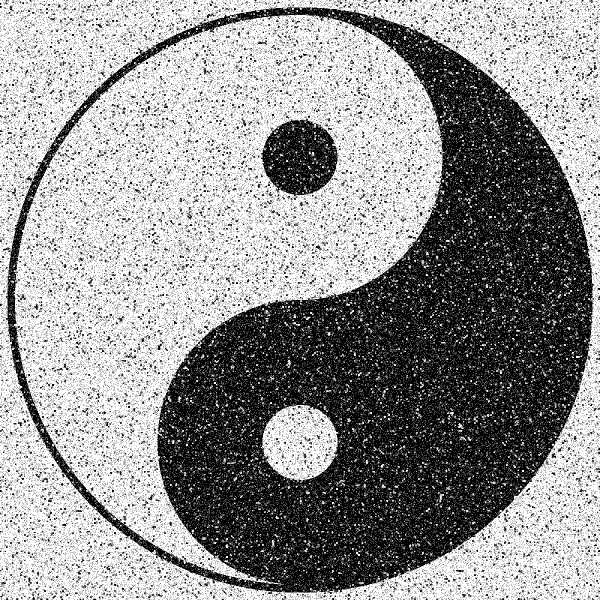
#> input picture TIM/TP/TP5/noisy_yin_yang.png, 1200 x 1200 px, found by its file name (shown at 1/2 size); the run also reads 2 pictures not shown here
$ jupyter execute --allow-errors TD3_correction.ipynb   (older library calls are emulated)
#> lines starting #> are read from the running program, lines starting #| are printed output that depends on the picture; after the words box and inside, x2 and y2 are one past the last pixel; in counts of white or black regions, pixels touching at a corner belong together
# TD3 : Filtrage et Morphologie Mathématique

Pour cette séance, on découvre des algorithmes de prétraitement et post traitement. Aujourd'hui, nous allons donc développer plusieurs algorithmes classiques de filtrage et de morphologie mathématique.

Tout d'abord, importez les librairies qui seront nécessaires pour ce TD : Numpy, OpenCV (cv2), Matplotlib, et autres si vous le souhaitez.

[cell 1]
# Import des libraries
from matplotlib import pyplot as plt
import numpy as np
import cv2
import itertools
from scipy.ndimage.interpolation import shift
import pandas as pd

Puis, chargez l'image bruitée en niveaux de gris que vous souhaitez pour ce TP, et affichez la.

/!\ : Il nous faut une image en noir et blanc, donc avec uniquement un seul channel (matrice 2D). Pour cela, utilisez cv2.imread, avec en premier argument le chemin d'accès de votre image, et en second argument 0 (pour signifier que vous la souhaitez en niveaux de gris)

[cell 2]
# A compléter
# Chargement de l'image bruitée de votre choix
image_s_p = cv2.imread('images/astronaut_s&p.jpg',0)
image_gauss = cv2.imread('images/cameraman_gauss.jpg',0)

# Affichage de l'image bruitée
plt.figure()
#> (the rest of this cell did not finish here and is left out)

---
# Partie 1: Filtres de prétraitement

## Ex. 1 : Filtre moyenneur

Nous allons donc développer plusieurs algorithmes de filtrage vus en cours, afin de les corriger :D

Commençons d'abord par le filtre moyenneur

**1.**

Implémentez une fonction de filtrage moyenneur de taille *nxn* avec *n* impair. Pour cela, sur chaque pixel de votre image d'entrée vous allez sélectionner une fenêtre de taille *nxn* centrée et calculer la moyenne de cette fenêtre pour obtenir la valeur du pixel pour l'image corrigée.

[cell 3]
# A compléter
# Développement de la fonction de filtrage moyenneur
def mean_filter(img,n):
    h,w = img.shape
    new_img = np.empty((h,w),dtype=np.uint8)
    for i in range(h):
        for j in range(w):
            fenetre = img[max(i-n//2,0):min(1+i+n//2,h),max(0,j-n//2):min(1+j+n//2,w)]
            new_img[i,j] = np.mean(fenetre)
    return new_img

def mean_filter_fast(img,n):
    return np.floor(sum([shift(img.astype(np.float32),(i-n//2,j-n//2),cval=np.NaN) for i,j in itertools.product(range(n),range(n))])/(n*n)).astype(np.uint8)

Affichez le résultat de l'application du filtre moyenneur sur l'image bruitée.

[cell 4]
# A compléter
# Filtrage moyenneur sur l'image bruitée
n=3
#> (the rest of this cell did not finish here and is left out)

Que contastez vous sur l'image corrigée ?

**_Réponse :_**

Que se passe-t-il si on augmente la taille du filtre moyenneur ?

**_Réponse :_**

---
**2.**

Testez votre algorithme sur d'autres images bruitées (avec un bruit différent), et des tailles de fenêtre différentes.

[cell 5]
# A compléter
# Filtrage moyenneur sur l'image bruitée
n=7
#> (the rest of this cell did not finish here and is left out)

mean_image_gauss_2 = mean_filter_fast(image_gauss,n)

# Affichage de l'image corrigée
plt.figure()
plt.imshow(mean_image_gauss,'gray')
plt.figure()
plt.imshow(mean_image_gauss_2,'gray')

Le filtre est-il plus efficace sur certains types de bruit ?

**_Réponse :_**

---
## Ex. 2 : Filtre médian

Implémentez maintenant une fonction de filtrage médian de taille *_nxn_* avec *n* impair.

*Note :* Si votre filtre moyenneur est bien implémenté, normalement, il y a juste une seule fonction à changer...

[cell 6]
# A compléter
# Développement de la fonction de filtrage médian
def median_filter(img,n):
    h,w = img.shape
    new_img = np.empty((h,w),dtype=np.uint8)
    for i in range(h):
        for j in range(w):
            fenetre = img[max(i-n//2,0):min(1+i+n//2,h),max(0,j-n//2):min(1+j+n//2,w)]
            new_img[i,j] = np.median(fenetre)
    return new_img

def median_filter_faster(img,n):
    return np.floor(np.nanmedian(np.stack([shift(img,(i-n//2,j-n//2),cval=np.NaN) for i,j in itertools.product(range(n),range(n))],axis=-1),axis=(-1))).astype(np.uint8)

Vous connaissez déjà la chanson : Affichez le résultat de l'application du filtre médian sur différentes images bruitées, avec plusieurs tailles de fenêtre.

[cell 7]
# A compléter
# Filtrage médian sur l'image bruitée
n=3
#> (the rest of this cell did not finish here and is left out)

Comparé au filtre moyenneur, quels sont les avantages et inconvénients du filtre médian ?

**_Réponse :_**

Dans quel cas l'utilisation du filtre médian est plus efficace que le filtre moyenneur ?

**_Réponse :_**

---
## Ex. 3 : Filtre par convolution

La méthode de filtrage la plus utilisée car plus globale est le filtrage par convolution. A partir d'une seule fonction, on peut effectuer plein de types de filtrage différents. Pour cela, il faut définir un masque de convolution *_h_* (une matrice). Pour une image *_A_*, avec le masque *_h_*, le résultat sortant est :
\begin{equation*}
    C[i,j] = \sum_{k \in W} \sum_{l \in W} h[k,l]A[i-k,j-l]
\end{equation*}
Un pixel *_A[i,j]_* est remplacé par une somme pondérée de lui-même et des pixels de son voisinage *_W_*.

**1.**

Développez la fonction de convolution avec en paramètres votre image ainsi qu'un masque h.

[cell 8]
# A compléter
# Implémentation de la fonction de convolution
def convolution(img,h):
    h_rows,h_cols=h.shape
    rows,cols = img.shape
    large_img = np.zeros((rows+h_rows-1,cols+h_cols-1),dtype=np.uint8)
    large_img[h_rows//2:h_rows//2+rows,h_cols//2:h_cols//2+cols]=img
    out_img = np.zeros((rows,cols),dtype=np.uint8)
    for i in range(rows):
        for j in range(cols):
            out_img[i,j]=np.sum(large_img[i:i+h_rows,j:j+h_cols]*h)
    return out_img

# [6 lines left out: function convolution_faster, not called in this run]

---
**2.**

On va tester la fonction précédemment codée, mais il vous faut pour cela un masque. On va commencer par effectuer un filtre moyenneur par convolution (oui, comme le premier filtre codé).

Quel masque de convolution de taille 3x3 correspondrait à un filtre moyenneur ?

**_Réponse :_**

Créez ce masque de convolution pour un filtrage moyenneur

[cell 9]
# A compléter
# Création du masque de convolution pour un filtrage gaussien
n=3
mean_h = np.ones((n,n))/(n*n)

Appliquez votre filtre de convolution avec votre masque créé sur une de vos images bruitées, et comparez le résultat avec le filtre moyenneur développé précédemment dans l'exercice 1.

[cell 10]
# A compléter
# Filtrage moyenneur par convolution sur l'image bruitée
n=3
#> (the rest of this cell did not finish here and is left out)

Obtenez-vous exactement les mêmes résultats qu'avec le filtre moyen de l'exercice 1 ?

**_Réponse :_**

Quel est l'avantage du filtrage par convolution moyenneur par rapport au filtre moyenneur de l'exercice 1 ?

**_Réponse :_**

Peut-on faire un filtre médian par convolution ? Si oui, quel serait le masque de convolution à utiliser ?

**_Réponse :_**

---
**3.**

Passons au filtre gaussien ! Plus aucune fonction à coder, on a juste à définir le masque de convolution, qui prendra la forme suivante :

\begin{equation*}
    h(x,y) = \frac{1}{2 \pi \sigma^{2}} exp(-\frac{(x^{2}+y^{2})}{2 \sigma^{2}})
\end{equation*}

La formule est jolie, mais pour faire plus simple, nous allons définir les masques à la main, qui sont un arrondi de la formule. Par exemple, le masque suivant que vous allez créer est une approximation avec $\sigma = 0.8$ pour un masque de taille $3x3$.
\begin{equation*}
    h = \frac{1}{16}
        \begin{vmatrix}
        1 & 2 & 1 \\
        2 & 4 & 2 \\
        1 & 2 & 1
        \end{vmatrix}
\end{equation*}

Créez le masque gaussien décrit ci-dessus

[cell 11]
# A compléter
# Création du masque de convolution pour un filtrage gaussien
gauss_h = np.array([[1,2,1],[2,4,2],[1,2,1]],dtype=np.float64)/16

Affichez le résultat de l'application de la convolution avec le kernel gaussien sur l'image bruitée.

#> (a cell that did not finish here is left out)

Une petite analyse des résultats ? Que constatez-vous sur les images corrigées par rapport aux autres filtres ?

**_Réponse :_**

---
**4.**

On finit avec un dernier filtre, toujours par convolution : le filtre exponentiel. Même principe que tout à l'heure : une convolution avec un masque de ce type :
\begin{equation*}
    h(x,y) = \frac{\gamma^{2}}{4}exp(-\gamma(|x|+|y|))
\end{equation*}

Pour ce dernier filtre, créez le masque suivant :
\begin{equation*}
    h = \frac{1}{80}
        \begin{vmatrix}
        1 & 1 & 3 & 1 & 1 \\
        1 & 3 & 7 & 3 & 1 \\
        3 & 7 & 16 & 7 & 3 \\
        1 & 3 & 7 & 3 & 1 \\
        1 & 1 & 3 & 1 & 1 \\
        \end{vmatrix}
\end{equation*}

[cell 13]
# A compléter
# Création du masque de convolution pour le filtrage exponentiel
expo_h = np.array([[1,1,3,1,1],
                  [1,3,7,3,1],
                  [3,7,16,7,3],
                  [1,3,7,3,1],
                  [1,1,3,1,1]],dtype=np.float64)/80

Affichez le résultat de l'application de la convolution avec le kernel exponentiel sur l'image bruitée.

#> (a cell that did not finish here is left out)

---
# Partie 2 : Morphologie Mathématique

Maintenant, place à la morphologie mathématique. C'est avant tout un ensemble de methodes pour le traitement de la forme des objets dans une image. L'objectif principal de cette famille d'algorithme est de supprimer le bruit introduit par des opérations de segmentation. On utilise donc souvent un algorithme MM en traitement ou en post-traitement.

Pour cette partie, chargez l'image noisy_yin_yang.png en niveaux de gris.

[cell 15]
# A compléter
# Chargement de l'image et affichage
yinyang = cv2.imread('images/noisy_yin_yang.png',0)
#> yinyang is the input picture: shape (1200, 1200); min 0, max 255, mean 147.1
plt.imshow(yinyang,'gray')

Votre image est assez grande (1200x1200). Pour avoir des temps de calcul corrects, je vous conseille de la redimensionner avec le petit code ci-dessous :

[cell 16]
# Complétez les ... avec votre image (je ne connais pas d'avance le nom de votre variable)

yinyang = cv2.resize(yinyang,(400,400))
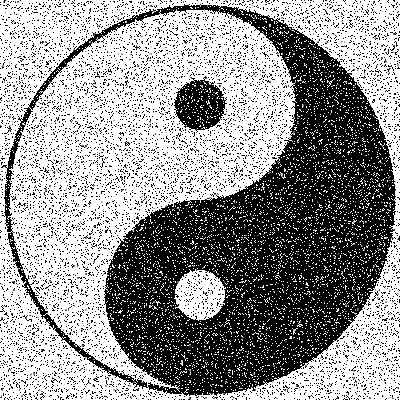
#> yinyang: shape (400, 400); min 0, max 255, mean 146.9

Dans le cadre de la morphologie mathématique, il nous faut obligatoirement ce qu'on appelle un élément structurant ou kernel. C'est un tableau/masque binaire qui sera appliqué sur notre image à traiter en fonction de l'algorithme utilisé. Plusieurs tailles et formes de kernel existent ici. Au lieu de les fabriquer nous même, on va utiliser une superbe fonction d'OpenCV : getStructuringElement.

Avec cette fonction, construisez et affichez :
- Un kernel rectangulaire 5X5
- Un kernel elliptique 7X7
- Un kernel en croix 3x3
- Un kernel rectangulaire 3X11

[cell 17]
# A compléter
# Construction et affichage des kernels

plt.figure()

# Création d'un kernel rectangulaire 5X5
kernel_rect_3_3 = cv2.getStructuringElement(cv2.MORPH_RECT,(3,3))

# Création d'un kernel elliptique 7X7
kernel_ellipse_7_7 = cv2.getStructuringElement(cv2.MORPH_ELLIPSE,(7,7))

# Création d'un kernel en croix 3X3
kernel_cross_5_5 = cv2.getStructuringElement(cv2.MORPH_CROSS,(5,5))

# Création d'un kernel rectangulaire 11X3
kernel_rect_11_3 = cv2.getStructuringElement(cv2.MORPH_RECT,(11,3))

plt.subplots(2,2,figsize=(10,10))
plt.subplot(221)
plt.imshow(kernel_rect_3_3,'gray',vmin=0,vmax=1)
plt.title('Kernel Rectangulaire 3X3')
plt.subplot(222)
plt.imshow(kernel_ellipse_7_7,'gray',vmin=0,vmax=1)
plt.title('Kernel Elliptique 7X7')
plt.subplot(223)
plt.imshow(kernel_cross_5_5,'gray',vmin=0,vmax=1)
plt.title('Kernel En Croix 5X5')
plt.subplot(224)
plt.imshow(kernel_rect_11_3,'gray',vmin=0,vmax=1)
plt.title('Kernel Rectangulaire 11X3')
plt.show()
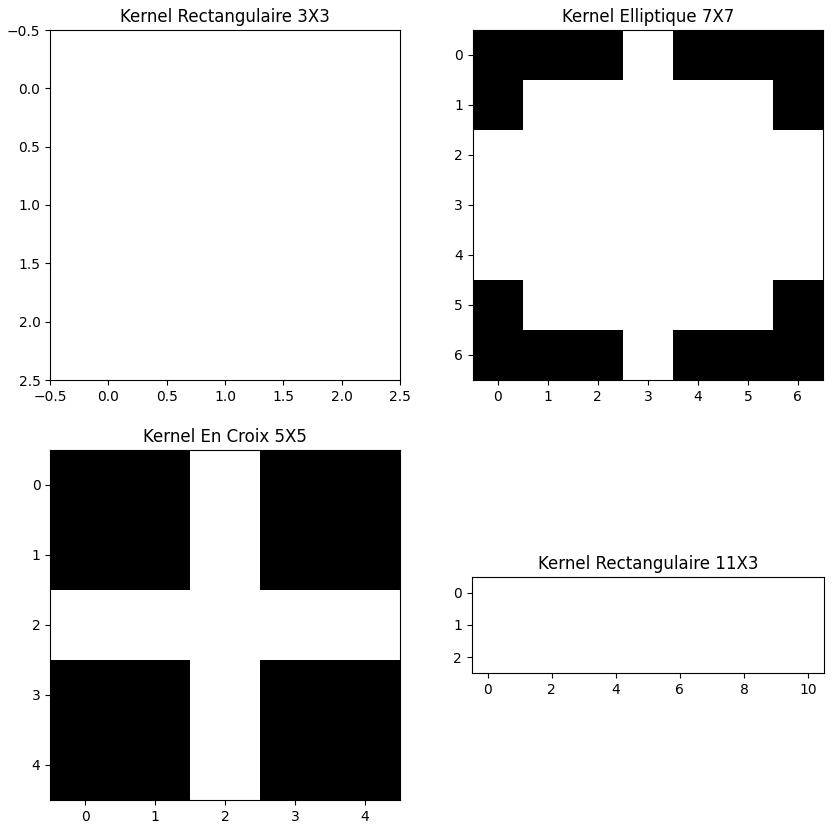
#> figure drawn by matplotlib, 4 panels

## Ex. 1 : Développement des algorithmes de Morphologie Mathématique

**1.**

Commençons d'abord avec l'érosion. Dans le cadre des images binaires (notre cas ;) ), l'érosion d'une image I par un kernel K consiste en l'opération suivante :

$ {\epsilon}_K(I) = \{ x|K_{x} \subset I \}$

C'est-à-dire, l'ensemble des points x tels que K soit totalement inclus dans I avec K centré en x.

Dans ce principe, développez la fonction d'érosion d'une image I par un kernel K.

*Note :* Comme pour le filtre par convolution, les algos de morphologie mathématiques utilisent le principe de fenêtre glissante. Je vous conseille donc de ne pas coder à zéro, mais de recopier votre fonction de convolution et de la modifier.

[cell 18]
# A compléter
# Développement de la fonction d'érosion
def erosion(I,K):
    height,width = I.shape
    k_height,k_width = K.shape
    output = np.zeros((height,width),dtype=np.uint8)
    I_extended = np.zeros((height+k_height-1,width+k_width-1),dtype=np.uint8)
    I_extended[k_height//2:k_height//2+height,k_width//2:width+k_width//2]=I
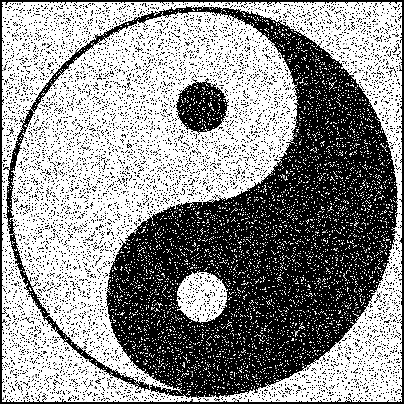
#> I_extended: shape (404, 404); min 0, max 255, mean 144
    for i in range(height):
        for j in range(width):
            imagette = I_extended[i:k_height+i,j:k_width+j].astype(np.bool)
            output[i,j] = np.all(imagette[K.astype(np.bool)])
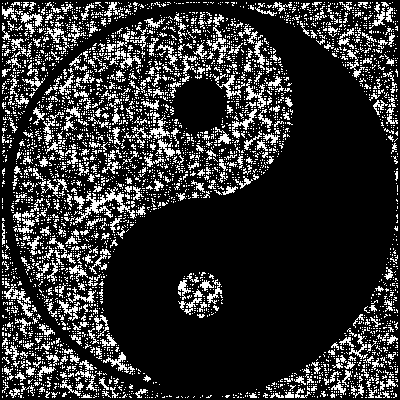
#> output: shape (400, 400); values 0 (black) and 1 (white), 18.9% white in thin lines or dots
    return output

def erosion_faster(I,K):
    # On concatène plusieurs fois la même image mais avec un décalage.
    # Si on a un filtre 5X5, on aura donc 25 images concatenées, avec un décalage en x allant de -2 à 2 et un décalage en y allant de -2 à 2.
    # Donc sur l'axe de concaténation, on obtient pour chaque position (x,y) un vecteur de taille 25 avec les valeurs correspondants à la fenêtre englobante.
    b=np.stack([shift(I.astype(np.uint8),(i-K.shape[0]//2,j-K.shape[1]//2),cval=np.NaN).astype(np.bool) for i,j in itertools.product(range(K.shape[0]),range(K.shape[1]))])
    # De ce vecteur, on va sélectionner uniquement les valeurs vraies (1) de l'élement structurant.
    a=b[K.astype(np.bool).reshape(-1),:,:]
    # Pour finir, sur cet axe de concaténation, on va vérifier que toutes les valeurs sont vraies (1) pour définir le pixel à vrai (1). Si ce n'est pas le cas, le pixel sera faux (0).
    return np.all(a,axis=0)

Appliquez l'érosion sur votre image bruitée avec le kernel en croix 5X5 et affichez le résultat.

[cell 19]
# A compléter
# Application de la fonction d'érosion sur l'image yinyang bruitée
erode_yinyang = erosion(yinyang,kernel_cross_5_5)
erode_faster_yinyang = erosion_faster(yinyang,kernel_cross_5_5)

# Affichage du résultat
plt.figure()
plt.imshow(erode_yinyang,'gray')
plt.figure()
plt.imshow(erode_faster_yinyang,'gray')

Que constatez-vous sur l'image corrigée ? Quel bruit a été corrigé ? Quel bruit n'a pas été corrigé ?

**_Réponse :_** Le bruit blanc a été très diminué (il reste quelques artefacts plus gros, donc utiliser un élément structurant plus gros pourrait permettre de tous les éliminer). Cependant, le bruit noir lui a été très amplifié, donc se limiter à cet algorithme pour réduire et le bruit noir, et le bruit blanc, n'est pas la solution.

---
**2.**

Passons maintenant à la dilatation. Dans le cadre des images binaires, la dilatation d'une image I par un kernel K consiste en l'opération suivante :

$ {\delta}_K(I) = \{ x|K_{x} \cap I \neq \emptyset \}$

C'est-à-dire, l'union ds points x tels que $K_{x}$ intersecte I avec K centré en x.

Dans ce principe, développez la fonction de dilatation d'une image I par un kernel K.

[cell 20]
# A compléter
# Développement de la fonction de dilatation
def dilatation(I,K):
    height,width = I.shape
    k_height,k_width = K.shape
    output = np.zeros((height,width),dtype=np.uint8)
    I_extended = np.zeros((height+k_height-1,width+k_width-1),dtype=np.uint8)
    I_extended[k_height//2:k_height//2+height,k_width//2:width+k_width//2]=I
    for i in range(height):
        for j in range(width):
            imagette = I_extended[i:k_height+i,j:k_width+j]
            output[i,j] = np.any(imagette[K.astype(np.bool)])
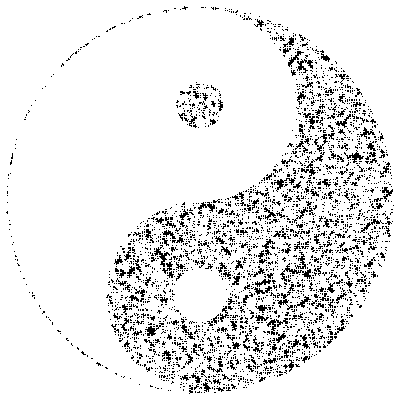
#> output: shape (400, 400); values 0 (black) and 1 (white), 91.1% white; black in thin lines or dots
    return output

def dilatation_faster(I,K):
    # On concatène plusieurs fois la même image mais avec un décalage.
    # Si on a un filtre 5X5, on aura donc 25 images concatenées, avec un décalage en x allant de -2 à 2 et un décalage en y allant de -2 à 2.
    # Donc sur l'axe de concaténation, on obtient pour chaque position (x,y) un vecteur de taille 25 avec les valeurs correspondants à la fenêtre englobante.
    b=np.stack([shift(I.astype(np.uint8),(i-K.shape[0]//2,j-K.shape[1]//2),cval=np.NaN).astype(np.bool) for i,j in itertools.product(range(K.shape[0]),range(K.shape[1]))])
    # De ce vecteur, on va sélectionner uniquement les valeurs vraies (1) de l'élement structurant.
    a=b[K.astype(np.bool).reshape(-1),:,:].astype(np.bool)
    # Pour finir, sur cet axe de concaténation, on va vérifier qu'au moins un pixel du vecteur est vrai (1) pour définir le pixel à vrai (1). Si ce n'est pas le cas, le pixel sera faux (0).
    return np.any(a,axis=0)

Appliquez la dilatation sur votre image bruitée avec le kernel en croix 5X5 et affichez le résultat. Analysez le résultat.

[cell 21]
# A compléter
# Application de la dilatation sur l'image yinyang bruitée
dilate_yinyang = dilatation(yinyang,kernel_cross_5_5)
dilate_faster_yinyang = dilatation_faster(yinyang,kernel_cross_5_5)

# Affichage du résultat
plt.figure()
plt.imshow(dilate_yinyang,'gray')
plt.figure()
plt.imshow(dilate_faster_yinyang,'gray')

Que constatez-vous sur l'image corrigée ? Quel bruit a été corrigé ? Quel bruit n'a pas été corrigé ?

**_Réponse :_** Le bruit noir a été très diminué, comme précédemment, mais avec toujours quelques gros artefacts. Comme pour l'érosion, on a cette fois le bruit blanc qui lui a été très amplifié. Donc, comme pour l'érosion, se limiter à ce seul algorithme pour enlever un fort bruit sel et poivre n'est pas la meilleure idée.

---
## Ex 2. Ouverture et fermeture, rien de bien compliqué en soit :D

**1.**

Passons à la vitesse supérieure ! Développez maintenant la fonction d'ouverture, qui consiste tout simplement d'une érosion puis d'une dilatation pour une image I avec un kernel K.

[cell 22]
# A compléter
# Développement de la fonction d'ouverture
def opening(I,K):
    return dilatation_faster(erosion_faster(I,K),K)
#> in dilatation_faster (call 2), `return np.any(a,axis=0)`:
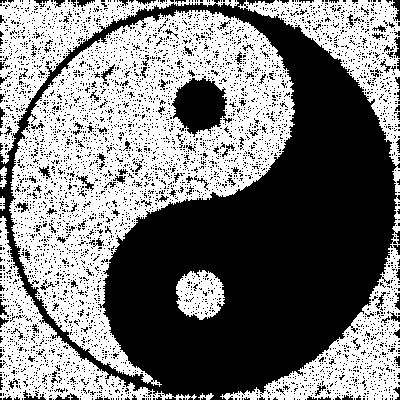
#> returned value: shape (400, 400) bool; 48.9% white; 8 white regions, largest, box (x1, y1, x2, y2) and area: (9, 10, 295, 387) 45072, (220, 0, 400, 400) 15490, (0, 0, 239, 164) 7972
#> (the rest of the program and of its run is left out)
